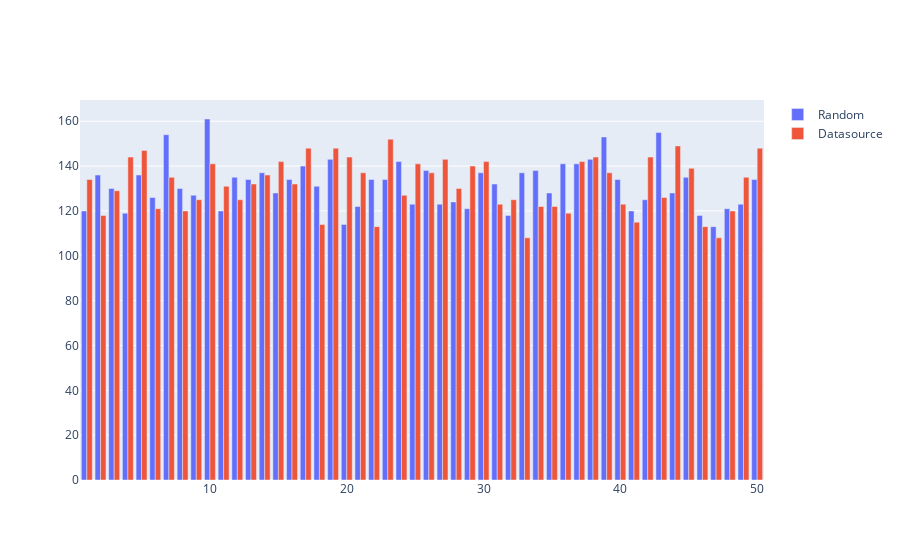

Notebook source saved alongside this figure:
### Code cell
# count values in dataframes
countLittle = dfLittleDraw['N1'].value_counts() + dfLittleDraw['N2'].value_counts() + dfLittleDraw['N3'].value_counts() + dfLittleDraw['N4'].value_counts() + dfLittleDraw['N5'].value_counts()
countDfWin = dfWin['N1'].value_counts() + dfWin['N2'].value_counts() + dfWin['N3'].value_counts() + dfWin['N4'].value_counts() + dfWin['N5'].value_counts()
# trace the chart
fig = go.Figure()
fig.add_trace(go.Bar(x=countLittle.index, y=countLittle.values, name='Random'))
fig.add_trace(go.Bar(x=countDfWin.index, y=countDfWin.values, name='Datasource'))
fig.show()

### Figure 1 — Plotly figure (JSON) as saved in the notebook; plotly's stock layout.template omitted (floating-point values rounded to 4 significant figures)
{"data": [{"name": "Random", "type": "bar", "x": [1, 2, 3, 4, 5, 6, 7, 8, 9, 10, 11, 12, 13, 14, 15, 16, 17, 18, 19, 20, 21, 22, 23, 24, 25, 26, 27, 28, 29, 30, 31, 32, 33, 34, 35, 36, 37, 38, 39, 40, 41, 42, 43, 44, 45, 46, 47, 48, 49, 50], "y": [120, 136, 130, 119, 136, 126, 154, 130, 127, 161, 120, 135, 134, 137, 128, 134, 140, 131, 143, 114, 122, 134, 134, 142, 123, 138, 123, 124, 121, 137, 132, 118, 137, 138, 128, 141, 141, 143, 153, 134, 120, 125, 155, 128, 135, 118, 113, 121, 123, 134]}, {"name": "Datasource", "type": "bar", "x": [1, 2, 3, 4, 5, 6, 7, 8, 9, 10, 11, 12, 13, 14, 15, 16, 17, 18, 19, 20, 21, 22, 23, 24, 25, 26, 27, 28, 29, 30, 31, 32, 33, 34, 35, 36, 37, 38, 39, 40, 41, 42, 43, 44, 45, 46, 47, 48, 49, 50], "y": [134, 118, 129, 144, 147, 121, 135, 120, 125, 141, 131, 125, 132, 136, 142, 132, 148, 114, 148, 144, 137, 113, 152, 127, 141, 137, 143, 130, 140, 142, 123, 125, 108, 122, 122, 119, 142, 144, 137, 123, 115, 144, 126, 149, 139, 113, 108, 120, 135, 148]}], "layout": {}}
